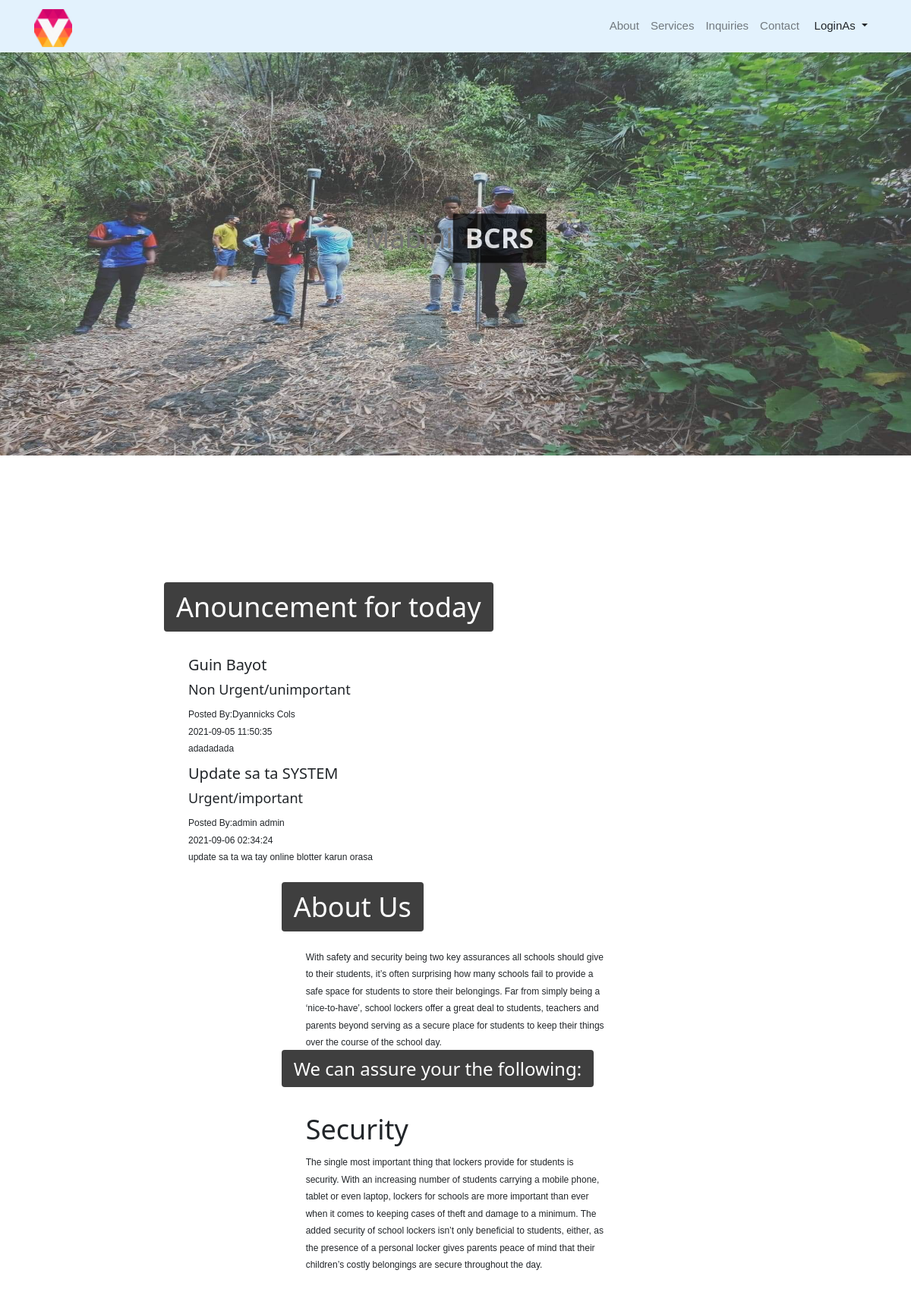
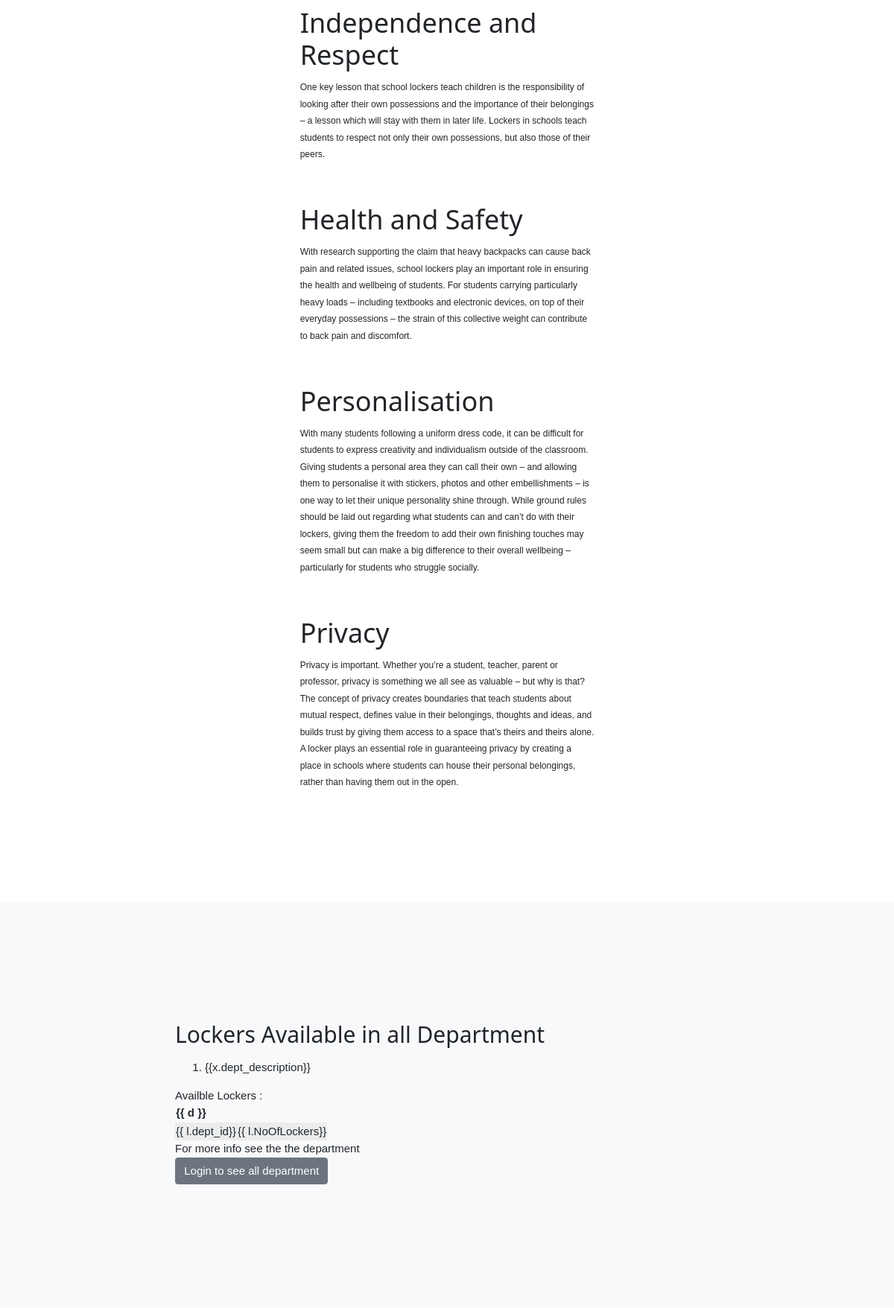
The page / (upper part) on the database its author committed (2 pictures, top to bottom).
### tables this page shows
CREATE TABLE `announcement` (
  `aid` int(3) NOT NULL,
  `purpose` varchar(50) NOT NULL,
  `annountype` varchar(50) NOT NULL,
  `details` varchar(300) NOT NULL,
  `staffname` varchar(90) NOT NULL,
  `status` varchar(50) NOT NULL,
  `date_posted` timestamp NOT NULL DEFAULT current_timestamp(),
  `date_updated` timestamp NOT NULL DEFAULT current_timestamp()
);

### index.php (the view, shortened to what this page needs)
<!DOCTYPE html>
<html lang="en">
<head>
	<link href="assets/vendor/bootstrap/css/bootstrap.min.css" rel="stylesheet">
	<link href="assets/vendor/bootstrap/css/w3.css" rel="stylesheet">
	<link href="assets/css/w3.css" rel="stylesheet">
	<link href="view/assets/css/scrolling-nav.css" rel="stylesheet"> </head>
<body id="page-top" ng-app="myApp" ng-controller="myCtrl">
	<nav class="navbar navbar-expand-lg navbar-light bg-blue fixed-top" style="background-color: #e3f2fd;" id="mainNav">
		<div class="container">
			<a class="navbar-brand js-scroll-trigger" href="#page-top"><img src="view/image/locker.png" width="50" height="50" alt=""> </a>
			<div class="collapse navbar-collapse" id="navbarResponsive">
				<ul class="navbar-nav ml-auto">
					<li class="nav-item"> <a class="nav-link js-scroll-trigger" href="#about">About</a> </li>
					<li class="nav-item"> <a class="nav-link js-scroll-trigger" href="#services">Services</a> </li>
					<li class="nav-item"> <a class="nav-link js-scroll-trigger" href="#inquiries">Inquiries</a> </li>
					<li class="nav-item"> <a class="nav-link js-scroll-trigger" href="#contact">Contact</a> </li>
					<div class=" nav-item text-right">
        		<div class="dropdown">
    	  <button class="btn dropdown-toggle" type="button" id="dropdownMenuButton" data-toggle="dropdown" aria-haspopup="true" aria-expanded="false">
      			LoginAs
      			</button>
    				</div>
				</ul>
			</div>
		</div>
	</nav>
	<div class="mySlides w3-display-container w3-center"> <img src="images/image1.jpg" height="600" width="100%">
		<div class="w3-display-middle w3-margin-top w3-center">
			<h1 class="w3-xxlarge w3-text-white"> <span class="w3-hide-small w3-text-grey">Mabini</span><span class="w3-padding w3-black w3-opacity-min"><b>BCRS</b></span><span class="w3-hide-small w3-text-grey"></span></h1> </div>
	</div>
	<section id="about">
	<div class="w3-container col-lg-8 mx-auto ">
	<h1><span class="w3-padding w3-black w3-opacity-min w3-round">Anouncement for today</span></h1>
		<div class="w3-container">
			<div class="w3-container ">
				<?php
					$html="";
					require_once("server/homecon.php");
					$query = "SELECT * FROM announcement WHERE status ='APPROVED' ";
					$result = mysqli_query($con, $query);
					while($rows = mysqli_fetch_assoc($result)){
					$html .= "
								 <h4> ".$rows['purpose']."
								 <h5> ".$rows['annountype']."</h5>
								Posted By:".$rows['staffname']."
								</br>
								".$rows['date_posted']."
								</br>
								  ".$rows['details']."
								  </td>
								   </tr>";
					}
				?>
				<small><?php echo $html;?></small>
			</small> </div>
			</div>
		<div class="w3-container">
			<div class="w3-container col-lg-8 mx-auto">
				<h1><span class="w3-padding w3-black w3-opacity-min w3-round">About Us</span></h1>
				<div class="w3-container">
					<div class="w3-container">
						</br> <small>With safety and security being two key assurances all schools should give to their students, it’s often surprising how many schools fail to provide a safe space for students to store their belongings. Far from simply being a ‘nice-to-have’, school lockers offer a great deal to students, teachers and parents beyond serving as a secure place for students to keep their things over the course of the school day.</small> </div>
				</div>
				<h3><span class="w3-padding w3-black w3-opacity-min w3-round">We can assure your the following:</span></h3>
				<div class="w3-row-padding w3-container">
					<div class="w3-container w3-left">
						<h1>Security</h1> <small>The single most important thing that lockers provide for students is security. With an increasing number of students carrying a mobile phone, tablet or even laptop, lockers for schools are more important than ever when it comes to keeping cases of theft and damage to a minimum. The added security of school lockers isn’t only beneficial to students, either, as the presence of a personal locker gives parents peace of mind that their children’s costly belongings are secure throughout the day.</small> </div>
					<div class="w3-container w3-left">
						<h1>Independence and Respect</h1> <small>One key lesson that school lockers teach children is the responsibility of looking after their own possessions and the importance of their belongings – a lesson which will stay with them in later life. Lockers in schools teach students to respect not only their own possessions, but also those of their peers.</small> </div>
					<div class="w3-container w3-left">
						<h1>Health and Safety</h1> <small>With research supporting the claim that heavy backpacks can cause back pain and related issues, school lockers play an important role in ensuring the health and wellbeing of students. For students carrying particularly heavy loads – including textbooks and electronic devices, on top of their everyday possessions – the strain of this collective weight can contribute to back pain and discomfort.</small> </div>
					<div class="w3-container w3-left">
						<h1>Personalisation</h1> <small>With many students following a uniform dress code, it can be difficult for students to express creativity and individualism outside of the classroom. Giving students a personal area they can call their own – and allowing them to personalise it with stickers, photos and other embellishments – is one way to let their unique personality shine through. While ground rules should be laid out regarding what students can and can’t do with their lockers, giving them the freedom to add their own finishing touches may seem small but can make a big difference to their overall wellbeing – particularly for students who struggle socially.</small> </div>
					<div class="w3-container w3-left">
						<h1>Privacy</h1> <small>Privacy is important. Whether you’re a student, teacher, parent or professor, privacy is something we all see as valuable – but why is that? The concept of privacy creates boundaries that teach students about mutual respect, defines value in their belongings, thoughts and ideas, and builds trust by giving them access to a space that’s theirs and theirs alone. A locker plays an essential role in guaranteeing privacy by creating a place in schools where students can house their personal belongings, rather than having them out in the open.</small> </div>
				</div>
			</div>
		</div>
	</section>
	<section id="services" class="bg-light">
		<div class="container">
			<div class="row">
				<div class="col-lg-8 mx-auto">
					<h2>Lockers Available in all Department</h2>
					<p class="lead">
						<ol>
							<li ng-repeat="x in dept">{{x.dept_description}}</li>
						</ol> Availble Lockers :
						<table class="table-striped">
							<thead>
								<tr>
									<th ng-repeat="d in label ">{{ d }}</th>
								</tr>
							</thead>
							<tbody>
								<tr ng-repeat="l in locker ">
									<td>{{ l.dept_id}} </td>
									<td>{{ l.NoOfLockers}} </td>
								</tr>
							</tbody>
						</table>
						For more info see the the department
						<br>
						<button type="button" class="btn btn-secondary"  data-target="#"><a href="studentside/loginstudent.php">Login to see all department</a></button>
					</p>
				</div>
			</div>
		</div>
	</section>
</body>
</html>

### assets/css/w3.css (style rules this page uses)
html { box-sizing:border-box }
*,*:before,*:after { box-sizing:inherit }
html { -ms-text-size-adjust:100%;-webkit-text-size-adjust:100% }
body { margin:0 }
article,aside,details,figcaption,figure,footer,header,main,menu,nav,section,summary { display:block }
a { background-color:transparent;-webkit-text-decoration-skip:objects }
small { font-size:80% }
img { border-style:none }
button,input,select,textarea { font:inherit;margin:0 }
button,input { overflow:visible }
button,select { text-transform:none }
button,html [type=button],[type=reset],[type=submit] { -webkit-appearance:button }
html,body { font-family:Verdana,sans-serif;font-size:15px;line-height:1.5 }
html { overflow-x:hidden }
h1 { font-size:36px }
h2 { font-size:30px }
h3 { font-size:24px }
h4 { font-size:20px }
h5 { font-size:18px }
h1,h2,h3,h4,h5,h6 { font-family:"Segoe UI",Arial,sans-serif;font-weight:400;margin:10px 0 }
img { vertical-align:middle }
a { color:inherit }
.w3-tooltip,.w3-display-container { position:relative }
.w3-container:after,.w3-container:before,.w3-panel:after,.w3-panel:before,.w3-row:after,.w3-row:before,.w3-row-padding:after,.w3-row-padding:before, .w3-cell-row:before,.w3-cell-row:after,.w3-clear:after,.w3-clear:before,.w3-bar:before,.w3-bar:after { content:"";display:table;clear:both }
.w3-display-middle { position:absolute;top:50%;left:50%;transform:translate(-50%,-50%);-ms-transform:translate(-50%,-50%) }
.w3-round,.w3-round-medium { border-radius:4px }
.w3-row-padding,.w3-row-padding>.w3-half,.w3-row-padding>.w3-third,.w3-row-padding>.w3-twothird,.w3-row-padding>.w3-threequarter,.w3-row-padding>.w3-quarter,.w3-row-padding>.w3-col { padding:0 8px }
.w3-container,.w3-panel { padding:0.01em 16px }
.w3-opacity-min { opacity:0.75 }
.w3-xxlarge { font-size:36px!important }
.w3-center { text-align:center!important }
.w3-margin-top { margin-top:16px!important }
.w3-padding { padding:8px 16px!important }
.w3-left { float:left!important }
.w3-black,.w3-hover-black:hover { color:#fff!important;background-color:#000!important }
.w3-text-white,.w3-hover-text-white:hover { color:#fff!important }
.w3-text-grey,.w3-hover-text-grey:hover,.w3-text-gray,.w3-hover-text-gray:hover { color:#757575!important }

### assets/css/scrolling-nav.css (style rules this page uses)
section { padding: 150px 0; }

### rows shown on the page
announcement: purpose "Guin Bayot", annountype "Non Urgent/unimportant", staffname "Dyannicks Cols", date_posted "2021-09-05 11:50:35", details "adadadada"
announcement: purpose "Update sa ta SYSTEM", annountype "Urgent/important", staffname "admin admin", date_posted "2021-09-06 02:34:24", details "update sa ta wa tay online blotter karun orasa"
